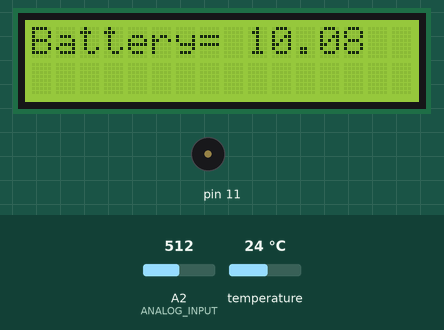
Recording of a sketch running on a simulated Arduino Uno, built with avr-gcc and run on an emulated ATmega328P. Parts: 16×2 character LCD, buzzer (waves = sounding). Inputs (shaded band) come from the test bench; at power-on: A2 (ANALOG_INPUT) = 512, temperature 24 °C. What the sketch prints to the serial monitor is not drawn.

Above: at 1.2 s.
1.3 s: A2 (ANALOG_INPUT) set to 220
At 2.9 s:
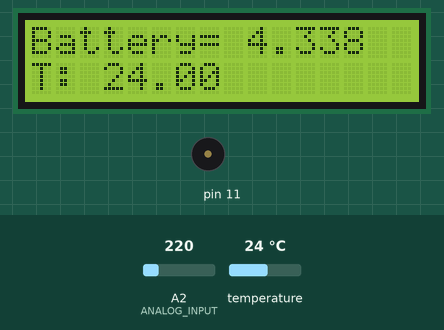
3.3 s: A2 (ANALOG_INPUT) set to 196
At 6.2 s:
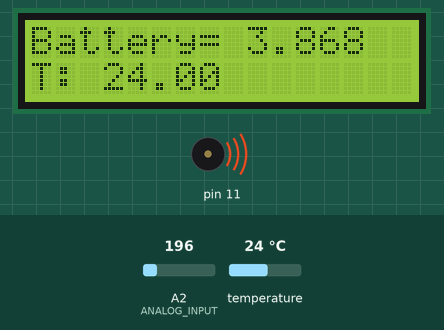
8.5 s: temperature set to 12 °C
At 10.3 s:
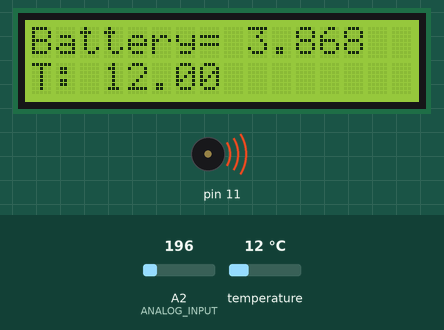
11.0 s: A2 (ANALOG_INPUT) set to 306
At 12.7 s:
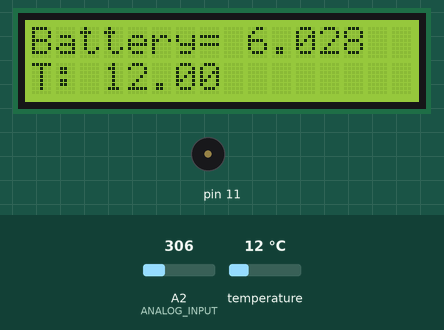
13.3 s: temperature set to 3 °C
At 14.7 s:
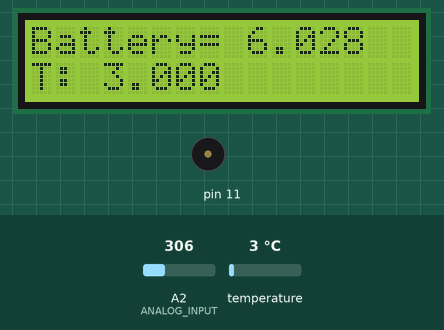
15.0 s: temperature set to 19 °C
At 16.2 s:
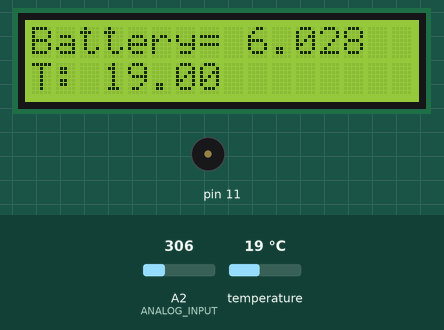
Timing chart, 0 to 17.8 s (numbered marks = the images above; inputs shaded):
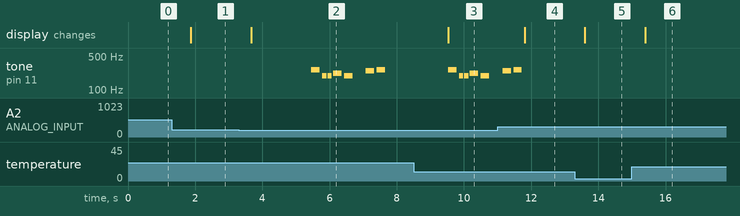

The sketch:

frigodelico.ino
```cpp
#include <DallasTemperature.h>
#include <LiquidCrystal.h>
#include <OneWire.h> //for Thermister
#include "pitches.h"

#define ANALOG_INPUT  2 // Will be used for voltmeter
#define ANALOG_OUTPUT 5
#define ONE_WIRE_BUS 2  // Data wire is plugged into pin 2 on the Arduino
OneWire oneWire(ONE_WIRE_BUS); // Setup a oneWire instance to communicate with any OneWire devices (not just Maxim/Dallas temperature ICs)
DallasTemperature sensors(&oneWire); // Pass our oneWire reference to Dallas Temperature.


OneWire  ds(2);  //temp sensor to pin 2


LiquidCrystal lcd(8, 9, 4, 5, 6, 7);

float R1 = 100000.0; // resistance of R1 (100K) -see text!
float R2 = 33000.0; // resistance of R2 (33K) - see text!


void setup() {
  Serial.begin(9600);
  pinMode(ANALOG_INPUT, INPUT);
  lcd.begin(16, 2);
  sensors.begin();
}
void loop() {
  float voltage =  getVoltage();
  float temperature = getTemperature();

  if (voltage < 4.0) {
    turnFridgeOff();
    turnAlarmOn();

  } else {
    Serial.print ("tem is  ");
    Serial.print (temperature);
    if (temperature > 10){              // here is the value we would like to set as a variable
      turnFridgeOn();
      } else{
        turnFridgeOff();
        }
    }

}


void turnFridgeOn(){
  digitalWrite (13, HIGH); //Relay to pin 13
}

void turnFridgeOff(){
  Serial.println ("/n turning fridge off ");
  digitalWrite (13,LOW);


  }

float getVoltage() {

  int value = 0;
  float vout = 0.0;
  float currentVoltage = 0.0;

  // read the value at analog input
  value = analogRead(ANALOG_INPUT);
  vout = (value * 5.0) / 1024.0; // see text
  currentVoltage = vout / (R2 / (R1 + R2));

  lcd.setCursor(0, 0);
  lcd.print("Battery= ");
  lcd.print(currentVoltage);

  delay(500);

  Serial.print("INPUT V= ");
  Serial.println(currentVoltage);

  delay (500);
  return currentVoltage;
}

void turnAlarmOn() {
  // notes in the melody:
  int melody[] = {
    NOTE_C4, NOTE_G3, NOTE_G3, NOTE_A3, NOTE_G3, 0, NOTE_B3, NOTE_C4
  };
  // note durations: 4 = quarter note, 8 = eighth note, etc.://
  int noteDurations[] = {
    4, 8, 8, 4, 4, 4, 4, 4
  };

  // iterate over the notes of the melody:
  for (int thisNote = 0; thisNote < 8; thisNote++) {

    // to calculate the note duration, take one second
    // divided by the note type.
    //e.g. quarter note = 1000 / 4, eighth note = 1000/8, etc.
    int noteDuration = 1000 / noteDurations[thisNote];
    tone(11, melody[thisNote], noteDuration);
    // to distinguish the notes, set a minimum time between them.
    // the note's duration + 30% seems to work well:
    int pauseBetweenNotes = noteDuration * 1.30;
    delay(pauseBetweenNotes);
    // stop the tone playing:
    noTone(11);
  }
}

float getTemperature() {
// call sensors.requestTemperatures() to issue a global temperature
 // request to all devices on the bus
/********************************************************************/
    Serial.print(" Requesting temperatures...");
    sensors.requestTemperatures(); // Send the command to get temperature readings
    Serial.println("DONE");
/********************************************************************/
    lcd.setCursor(0, 1);
    lcd.print("T: ");
    lcd.print(sensors.getTempCByIndex(0));
    Serial.print("T: ");
    Serial.print(sensors.getTempCByIndex(0)); // Why "byIndex"?
   // You can have more than one DS18B20 on the same bus.
   // 0 refers to the first IC on the wire
    return sensors.getTempCByIndex(0);

  }
```

pitches.h
```cpp
/*************************************************
 * Public Constants
 *************************************************/

#define NOTE_B0  31
#define NOTE_C1  33
#define NOTE_CS1 35
#define NOTE_D1  37
#define NOTE_DS1 39
#define NOTE_E1  41
#define NOTE_F1  44
#define NOTE_FS1 46
#define NOTE_G1  49
#define NOTE_GS1 52
#define NOTE_A1  55
#define NOTE_AS1 58
#define NOTE_B1  62
#define NOTE_C2  65
#define NOTE_CS2 69
#define NOTE_D2  73
#define NOTE_DS2 78
#define NOTE_E2  82
#define NOTE_F2  87
#define NOTE_FS2 93
#define NOTE_G2  98
#define NOTE_GS2 104
#define NOTE_A2  110
#define NOTE_AS2 117
#define NOTE_B2  123
#define NOTE_C3  131
#define NOTE_CS3 139
#define NOTE_D3  147
#define NOTE_DS3 156
#define NOTE_E3  165
#define NOTE_F3  175
#define NOTE_FS3 185
#define NOTE_G3  196
#define NOTE_GS3 208
#define NOTE_A3  220
#define NOTE_AS3 233
#define NOTE_B3  247
#define NOTE_C4  262
#define NOTE_CS4 277
#define NOTE_D4  294
#define NOTE_DS4 311
#define NOTE_E4  330
#define NOTE_F4  349
#define NOTE_FS4 370
#define NOTE_G4  392
#define NOTE_GS4 415
#define NOTE_A4  440
#define NOTE_AS4 466
#define NOTE_B4  494
#define NOTE_C5  523
#define NOTE_CS5 554
#define NOTE_D5  587
#define NOTE_DS5 622
#define NOTE_E5  659
#define NOTE_F5  698
#define NOTE_FS5 740
#define NOTE_G5  784
#define NOTE_GS5 831
#define NOTE_A5  880
#define NOTE_AS5 932
#define NOTE_B5  988
#define NOTE_C6  1047
#define NOTE_CS6 1109
#define NOTE_D6  1175
#define NOTE_DS6 1245
#define NOTE_E6  1319
#define NOTE_F6  1397
#define NOTE_FS6 1480
#define NOTE_G6  1568
#define NOTE_GS6 1661
#define NOTE_A6  1760
#define NOTE_AS6 1865
#define NOTE_B6  1976
#define NOTE_C7  2093
#define NOTE_CS7 2217
#define NOTE_D7  2349
#define NOTE_DS7 2489
#define NOTE_E7  2637
#define NOTE_F7  2794
#define NOTE_FS7 2960
#define NOTE_G7  3136
#define NOTE_GS7 3322
#define NOTE_A7  3520
#define NOTE_AS7 3729
#define NOTE_B7  3951
#define NOTE_C8  4186
#define NOTE_CS8 4435
#define NOTE_D8  4699
#define NOTE_DS8 4978
```

Measured:
- the behaviour switches between 204 and 203 on A2 (ANALOG_INPUT) (found by bisection; images 1 and 2)
- after the input at 1.3 s, the display: first differs from a run without the input after 0.57 s (image 1)
- after the input at 3.3 s, tone on pin 11: plays 262 Hz for 0.25 s, 196 Hz for 0.13 s, 196 Hz for 0.13 s, 220 Hz for 0.25 s, 196 Hz for 0.25 s, 247 Hz for 0.25 s … (7 notes in this stretch), starting after 2.2 s; the display: changes after 0.37 s (image 2)
- after the input at 8.5 s, the display: changes after 1.0 s (image 3)
- after the input at 11.0 s, the display: changes after 0.80 s (image 4)
- after the input at 13.3 s, the display: changes after 0.30 s (image 5)
- after the input at 15.0 s, the display: changes after 0.39 s (image 6)
